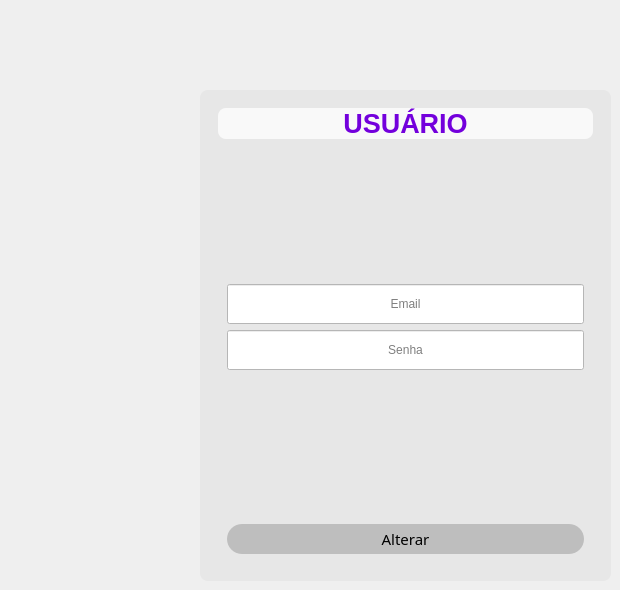
            <widget class="QWidget" name="pg_alterar_usuario">
             <widget class="QFrame" name="frame_10">
              <property name="geometry">
               <rect>
                <x>200</x>
                <y>90</y>
                <width>411</width>
                <height>491</height>
               </rect>
              </property>
              <property name="styleSheet">
               <string notr="true">QLineEdit{
background-color: rgb(255,255,255);
font: 10pt &quot;MS Shell Dig 2&quot;
}

QFrame{
background-color: rgb(231,231,231);	
border-radius: 8px
}

</string>
              </property>
              <property name="frameShape">
               <enum>QFrame::StyledPanel</enum>
              </property>
              <property name="frameShadow">
               <enum>QFrame::Raised</enum>
              </property>
              <layout class="QHBoxLayout" name="horizontalLayout_7">
               <item>
                <widget class="QFrame" name="frame_12">
                 <property name="frameShape">
                  <enum>QFrame::StyledPanel</enum>
                 </property>
                 <property name="frameShadow">
                  <enum>QFrame::Raised</enum>
                 </property>
                 <layout class="QVBoxLayout" name="verticalLayout_14">
                  <item>
                   <widget class="QLabel" name="ttl_add_2">
                    <property name="minimumSize">
                     <size>
                      <width>0</width>
                      <height>0</height>
                     </size>
                    </property>
                    <property name="layoutDirection">
                     <enum>Qt::LeftToRight</enum>
                    </property>
                    <property name="styleSheet">
                     <string notr="true">color:rgb(115,0,220);
background-color: rgb(249, 249, 249)</string>
                    </property>
                    <property name="text">
                     <string>&lt;html&gt;&lt;head/&gt;&lt;body&gt;&lt;p align=&quot;center&quot;&gt;&lt;span style=&quot; font-size:20pt; font-weight:600;&quot;&gt;USUÁRIO&lt;/span&gt;&lt;/p&gt;&lt;/body&gt;&lt;/html&gt;</string>
                    </property>
                    <property name="alignment">
                     <set>Qt::AlignCenter</set>
                    </property>
                   </widget>
                  </item>
                  <item>
                   <widget class="QFrame" name="frame_13">
                    <property name="sizePolicy">
                     <sizepolicy hsizetype="Preferred" vsizetype="Expanding">
                      <horstretch>0</horstretch>
                      <verstretch>0</verstretch>
                     </sizepolicy>
                    </property>
                    <property name="styleSheet">
                     <string notr="true">QFrame {
    border-radius: 4px
}</string>
                    </property>
                    <property name="frameShape">
                     <enum>QFrame::StyledPanel</enum>
                    </property>
                    <property name="frameShadow">
                     <enum>QFrame::Raised</enum>
                    </property>
                    <layout class="QVBoxLayout" name="verticalLayout_15">
                     <item>
                      <spacer name="verticalSpacer_4">
                       <property name="orientation">
                        <enum>Qt::Vertical</enum>
                       </property>
                       <property name="sizeHint" stdset="0">
                        <size>
                         <width>20</width>
                         <height>40</height>
                        </size>
                       </property>
                      </spacer>
                     </item>
                     <item>
                      <widget class="QLineEdit" name="emial_line">
                       <property name="minimumSize">
                        <size>
                         <width>0</width>
                         <height>40</height>
                        </size>
                       </property>
                       <property name="text">
                        <string/>
                       </property>
                       <property name="alignment">
                        <set>Qt::AlignCenter</set>
                       </property>
                       <property name="placeholderText">
                        <string>Email</string>
                       </property>
                      </widget>
                     </item>
                     <item>
                      <widget class="QLineEdit" name="senha_line">
                       <property name="minimumSize">
                        <size>
                         <width>0</width>
                         <height>40</height>
                        </size>
                       </property>
                       <property name="alignment">
                        <set>Qt::AlignCenter</set>
                       </property>
                       <property name="placeholderText">
                        <string>Senha</string>
                       </property>
                      </widget>
                     </item>
                     <item>
                      <spacer name="verticalSpacer_5">
                       <property name="orientation">
                        <enum>Qt::Vertical</enum>
                       </property>
                       <property name="sizeHint" stdset="0">
                        <size>
                         <width>20</width>
                         <height>40</height>
                        </size>
                       </property>
                      </spacer>
                     </item>
                    </layout>
                   </widget>
                  </item>
                  <item>
                   <widget class="QFrame" name="btn_alterar">
                    <property name="minimumSize">
                     <size>
                      <width>0</width>
                      <height>30</height>
                     </size>
                    </property>
                    <property name="frameShape">
                     <enum>QFrame::StyledPanel</enum>
                    </property>
                    <property name="frameShadow">
                     <enum>QFrame::Raised</enum>
                    </property>
                    <layout class="QVBoxLayout" name="verticalLayout_16">
                     <item>
                      <widget class="QPushButton" name="ctn_add_2">
                       <property name="minimumSize">
                        <size>
                         <width>0</width>
                         <height>30</height>
                        </size>
                       </property>
                       <property name="font">
                        <font>
                         <family>Lato Bold</family>
                         <pointsize>11</pointsize>
                        </font>
                       </property>
                       <property name="cursor">
                        <cursorShape>PointingHandCursor</cursorShape>
                       </property>
                       <property name="layoutDirection">
                        <enum>Qt::LeftToRight</enum>
                       </property>
                       <property name="autoFillBackground">
                        <bool>false</bool>
                       </property>
                       <property name="styleSheet">
                        <string notr="true">QPushButton {
    background-color: rgb(190, 190, 190);
    border-radius: 15px;
	font-family: &quot;Lato Bold&quot;, sans-serif;
}

QPushButton:hover {
    background-color: rgb(115, 0, 200);
    border-radius: 15px;
	font-family: &quot;Lato Bold&quot;, sans-serif;
	color: #fff
}</string>
                       </property>
                       <property name="text">
                        <string>Alterar</string>
                       </property>
                      </widget>
                     </item>
                    </layout>
                   </widget>
                  </item>
                 </layout>
                </widget>
               </item>
              </layout>
             </widget>
            </widget>
